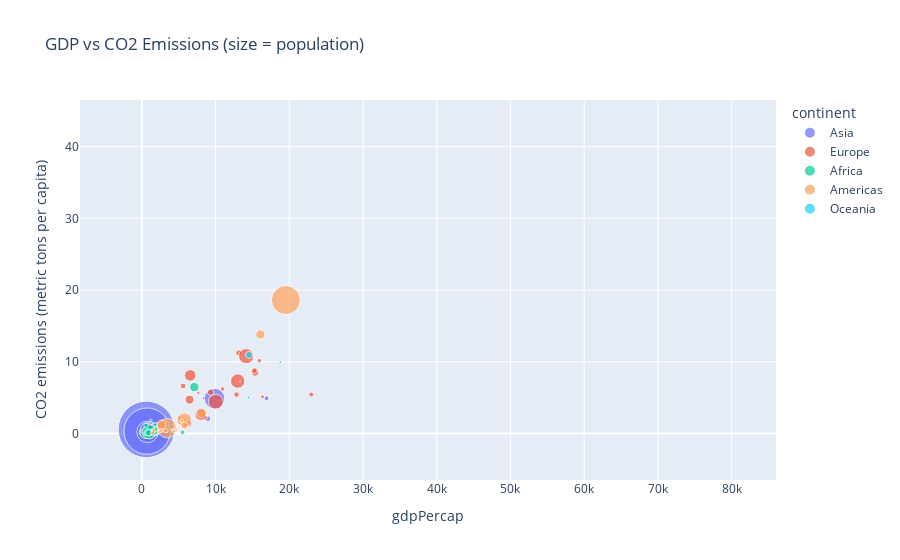

Notebook code for this chart:
### Code cell
# 5. Using plotly or bokeh, create an interactive scatter plot comparing 'CO2 emissions (metric tons per capita)' and gdpPercap, where the point size is determined by pop (population) and the color is determined by the continent.
import plotly.express as px
fig = px.scatter(
    df_best,
    x='gdpPercap',
    y='CO2 emissions (metric tons per capita)',
    size='pop',
    color='continent',
    size_max=40,
    title='GDP vs CO2 Emissions (size = population)'
)
fig.show()

### Figure 1 — Plotly figure (JSON) as saved in the notebook; plotly's stock layout.template omitted (floating-point values rounded to 4 significant figures)
{"data": [{"hovertemplate": "continent=Asia<br>gdpPercap=%{x}<br>CO2 emissions (metric tons per capita)=%{y}<br>pop=%{marker.size}<extra></extra>", "legendgroup": "Asia", "marker": {"color": "#636efa", "size": [11537966, 202182, 62821884, 6960067, 754550000, 506000000, 109343000, 8519282, 2693585, 100825279, 1255058, 575003, 2186894, 10154878, 1149500, 25870271, 11261690, 714775, 60641899, 35356600, 5618198, 1977600, 11737396, 34024249, 39463910], "sizemode": "area", "sizeref": 471600.0, "symbol": "circle"}, "mode": "markers", "name": "Asia", "orientation": "v", "showlegend": true, "type": "scatter", "x": [836.2, 14800.0, 721.2, 523.4, 612.7, 700.8, 762.4, 8931.0, 8394.0, 9848.0, 2742.0, 80890.0, 6007.0, 2278.0, 1226.0, 349, 676.4, 4721.0, 942.4, 1814.0, 16900.0, 4977.0, 1136.0, 1295.0, 637.1], "xaxis": "x", "y": [0.1238, 5.121, null, 0.06244, 0.5742, 0.3318, 0.2319, 2.056, 4.933, 4.864, 1.072, 43.43, 1.642, null, 1.835, 0.1435, 0.01881, 0.2055, 0.4025, 0.5554, 4.909, 1.546, 0.2519, 0.3602, 0.5749], "yaxis": "y"}, {"hovertemplate": "continent=Europe<br>gdpPercap=%{x}<br>CO2 emissions (metric tons per capita)=%{y}<br>pop=%{marker.size}<extra></extra>", "legendgroup": "Europe", "marker": {"color": "#EF553B", "size": [1984060, 7376998, 9556500, 3585000, 8310226, 4174366, 9835109, 4838800, 4605744, 49569000, 76368453, 8716441, 10223422, 198676, 2900100, 52667100, 501035, 12596822, 3786019, 31785378, 9103000, 19284814, 7971222, 4442238, 1646912, 32850275, 7867931, 6063000, 33411317, 54959000], "sizemode": "area", "sizeref": 471600.0, "symbol": "circle"}, "mode": "markers", "name": "Europe", "orientation": "v", "showlegend": true, "type": "scatter", "x": [2760.0, 12830.0, 13150.0, 2172.0, 5577.0, 6960.0, 11400.0, 15940.0, 10920.0, 13000.0, 14750.0, 8513.0, 9327.0, 13320.0, 7656.0, 10020.0, 5908.0, 15360.0, 16360.0, 6557.0, 6362.0, 6471.0, 7992.0, 8413.0, 9405.0, 7994.0, 15260.0, 22970.0, 2826.0, 14140.0], "xaxis": "x", "y": [1.364, 5.418, 11.22, null, 6.638, null, null, 10.15, 6.213, 7.306, null, 2.249, 5.758, 7.269, 5.655, 4.431, null, 8.476, 5.107, 8.106, 1.398, 4.716, null, null, null, 2.647, 8.77, 5.435, 1.033, 10.78], "yaxis": "y"}, {"hovertemplate": "continent=Africa<br>gdpPercap=%{x}<br>CO2 emissions (metric tons per capita)=%{y}<br>pop=%{marker.size}<extra></extra>", "legendgroup": "Africa", "marker": {"color": "#00cc96", "size": [12760499, 5247469, 2427334, 553541, 5127935, 3330989, 6335506, 1733638, 3495967, 217378, 4744870, 127617, 259864, 1820319, 27860297, 489004, 8490213, 3451418, 601287, 10191512, 996380, 1279406, 1759224, 6334556, 4147252, 5212416, 1230542, 789309, 14770296, 8680909, 706640, 4534062, 47287752, 3451079, 70787, 3965841, 2662190, 3428839, 20997321, 12716129, 420690, 12607312, 1735550, 4786986, 8900294, 3900000, 4995432], "sizemode": "area", "sizeref": 471600.0, "symbol": "circle"}, "mode": "markers", "name": "Africa", "orientation": "v", "showlegend": true, "type": "scatter", "x": [3247.0, 5523.0, 1036.0, 1215.0, 794.8, 413.0, 1508.0, 1136.0, 1197.0, 1876.0, 2052.0, 3020.0, 915.6, 468.8, 516.1, 8359.0, 1126.0, 708.8, 715.6, 1057.0, 498.6, 713.6, 18770.0, 1634.0, 495.5, 545.0, 1421.0, 2475.0, 1711.0, 566.7, 3794.0, 1054.0, 1015.0, 511.0, 1385.0, 1612.0, 1206.0, 1285.0, 7114.0, 1688.0, 2613.0, 848.2, 1478.0, 1932.0, 908.9, 1777.0, 569.8], "xaxis": "x", "y": [0.6321, 0.1667, 0.05232, null, 0.01922, 0.01474, 0.07298, 0.05334, 0.03415, 0.08566, 0.3243, 0.6698, 0.09088, null, 0.04088, 1.827, 0.1857, 0.1805, 0.07074, 0.2661, null, 0.4657, 9.941, 0.1389, 0.08604, 0.0392, 0.1882, 0.6362, 0.3616, 0.2162, null, 0.03185, 0.2447, 0.0118, 0.1621, 0.1813, 0.1054, 0.07045, 6.466, 0.2508, 0.5525, 0.1419, 0.1067, 0.6389, 0.09445, 1.264, 1.123], "yaxis": "y"}, {"hovertemplate": "continent=Americas<br>gdpPercap=%{x}<br>CO2 emissions (metric tons per capita)=%{y}<br>pop=%{marker.size}<extra></extra>", "legendgroup": "Americas", "marker": {"color": "#FFA15A", "size": [22934225, 4040665, 88049823, 20819767, 8858908, 19764027, 1588717, 8139332, 4049146, 5432424, 3232927, 4690773, 4318137, 2500689, 1861096, 47995559, 1865490, 1405486, 2287985, 12132200, 2648961, 960155, 198712000, 2748579], "sizemode": "area", "sizeref": 471600.0, "symbol": "circle"}, "mode": "markers", "name": "Americas", "orientation": "v", "showlegend": true, "type": "scatter", "x": [8053.0, 2587.0, 3430.0, 16080.0, 5107.0, 2679.0, 4162.0, 5690.0, 1654.0, 4579.0, 4359.0, 3243.0, 1452.0, 2538.0, 6125.0, 5755.0, 4643.0, 4421.0, 2299.0, 5788.0, 6929.0, 5621.0, 19530.0, 5445.0], "xaxis": "x", "y": [2.858, 0.4466, 0.745, 13.81, 2.141, 1.217, 0.5171, 1.906, 0.3805, 0.4658, 0.3425, 0.3973, 0.05857, 0.3525, 2.145, 1.9, 0.494, 1.218, 0.213, 1.112, null, 5.01, 18.6, 1.776], "yaxis": "y"}, {"hovertemplate": "continent=Oceania<br>gdpPercap=%{x}<br>CO2 emissions (metric tons per capita)=%{y}<br>pop=%{marker.size}<extra></extra>", "legendgroup": "Oceania", "marker": {"color": "#19d3f3", "size": [11872264, 2728150], "sizemode": "area", "sizeref": 471600.0, "symbol": "circle"}, "mode": "markers", "name": "Oceania", "orientation": "v", "showlegend": true, "type": "scatter", "x": [14530.0, 14460.0], "xaxis": "x", "y": [10.96, 5.008], "yaxis": "y"}], "layout": {"legend": {"itemsizing": "constant", "title": {"text": "continent"}, "tracegroupgap": 0}, "title": {"text": "GDP vs CO2 Emissions (size = population)"}, "xaxis": {"anchor": "y", "domain": [0, 1], "title": {"text": "gdpPercap"}}, "yaxis": {"anchor": "x", "domain": [0, 1], "title": {"text": "CO2 emissions (metric tons per capita)"}}}}
